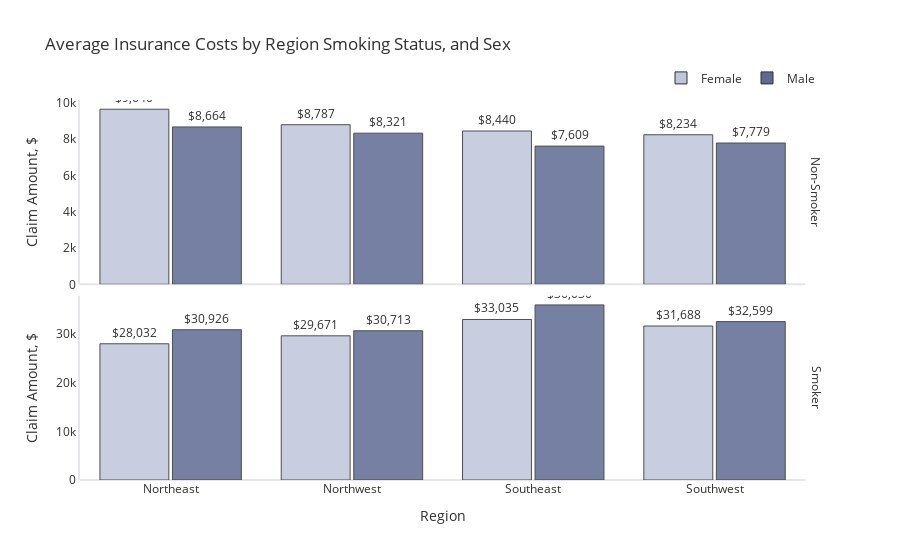

Notebook code cell kept with this figure:
### Markdown cell above
While claim amounts for non-smokers do not seem to correlate with BMI, for smokers, claim amounts seem to be positively correlated with a higher BMI.

### Code cell
plot_df = ins.groupby(['region','sex','smoker'])['charges'].mean()
plot_df = plot_df.rename('charges').reset_index()
fig = px.bar(plot_df, x='region', y='charges', color='sex', height=800,
             title="Average Insurance Costs by Region Smoking Status, and Sex",
             color_discrete_map={'Female': '#BFC5DA','Male': '#5D6A92'}, 
             facet_row='smoker', text='charges', opacity=0.85, barmode='group')
fig.update_traces(texttemplate='$%{text:,.0f}', textposition='outside', 
                  marker_line=dict(width=1, color='#303030'))
fig.layout.yaxis2.update(matches=None)
fig.for_each_annotation(lambda a: a.update(text=a.text.split("=")[-1]))
fig.update_xaxes(title="Region", row=1)
fig.update_yaxes(title="Claim Amount, $",  gridcolor='#E3E3E3', zeroline=True, zerolinewidth=2, 
                 showgrid=False, zerolinecolor='#E5E5EA',
                 showline=True, linecolor='#E5E5EA', linewidth=2)
fig.update_layout(font_color="#303030", paper_bgcolor="white", plot_bgcolor="white",
                  bargroupgap=0.05, bargap=0.2,
                  legend=dict(orientation="h", yanchor="bottom", y=1.02, xanchor="right", x=1, title=""))
fig.show()

### Figure 1 — Plotly figure (JSON) as saved in the notebook; plotly's stock layout.template omitted (floating-point values rounded to 4 significant figures)
{"data": [{"alignmentgroup": "True", "hovertemplate": "sex=Female<br>smoker=Non-Smoker<br>region=%{x}<br>charges=%{text}<extra></extra>", "legendgroup": "Female", "marker": {"color": "#BFC5DA", "line": {"color": "#303030", "width": 1}, "opacity": 0.85, "pattern": {"shape": ""}}, "name": "Female", "offsetgroup": "Female", "orientation": "v", "showlegend": true, "text": [9640.0, 8787.0, 8440.0, 8234.0], "textposition": "outside", "texttemplate": "$%{text:,.0f}", "type": "bar", "x": ["Northeast", "Northwest", "Southeast", "Southwest"], "xaxis": "x2", "y": [9640.0, 8787.0, 8440.0, 8234.0], "yaxis": "y2"}, {"alignmentgroup": "True", "hovertemplate": "sex=Female<br>smoker=Smoker<br>region=%{x}<br>charges=%{text}<extra></extra>", "legendgroup": "Female", "marker": {"color": "#BFC5DA", "line": {"color": "#303030", "width": 1}, "opacity": 0.85, "pattern": {"shape": ""}}, "name": "Female", "offsetgroup": "Female", "orientation": "v", "showlegend": false, "text": [28030.0, 29670.0, 33030.0, 31690.0], "textposition": "outside", "texttemplate": "$%{text:,.0f}", "type": "bar", "x": ["Northeast", "Northwest", "Southeast", "Southwest"], "xaxis": "x", "y": [28030.0, 29670.0, 33030.0, 31690.0], "yaxis": "y"}, {"alignmentgroup": "True", "hovertemplate": "sex=Male<br>smoker=Non-Smoker<br>region=%{x}<br>charges=%{text}<extra></extra>", "legendgroup": "Male", "marker": {"color": "#5D6A92", "line": {"color": "#303030", "width": 1}, "opacity": 0.85, "pattern": {"shape": ""}}, "name": "Male", "offsetgroup": "Male", "orientation": "v", "showlegend": true, "text": [8664.0, 8321.0, 7609.0, 7779.0], "textposition": "outside", "texttemplate": "$%{text:,.0f}", "type": "bar", "x": ["Northeast", "Northwest", "Southeast", "Southwest"], "xaxis": "x2", "y": [8664.0, 8321.0, 7609.0, 7779.0], "yaxis": "y2"}, {"alignmentgroup": "True", "hovertemplate": "sex=Male<br>smoker=Smoker<br>region=%{x}<br>charges=%{text}<extra></extra>", "legendgroup": "Male", "marker": {"color": "#5D6A92", "line": {"color": "#303030", "width": 1}, "opacity": 0.85, "pattern": {"shape": ""}}, "name": "Male", "offsetgroup": "Male", "orientation": "v", "showlegend": false, "text": [30930.0, 30710.0, 36030.0, 32600.0], "textposition": "outside", "texttemplate": "$%{text:,.0f}", "type": "bar", "x": ["Northeast", "Northwest", "Southeast", "Southwest"], "xaxis": "x", "y": [30930.0, 30710.0, 36030.0, 32600.0], "yaxis": "y"}], "layout": {"annotations": [{"font": {}, "showarrow": false, "text": "Smoker", "textangle": 90, "x": 0.98, "xanchor": "left", "xref": "paper", "y": 0.2425, "yanchor": "middle", "yref": "paper"}, {"font": {}, "showarrow": false, "text": "Non-Smoker", "textangle": 90, "x": 0.98, "xanchor": "left", "xref": "paper", "y": 0.7575, "yanchor": "middle", "yref": "paper"}], "autosize": true, "bargap": 0.2, "bargroupgap": 0.05, "barmode": "group", "font": {"color": "#303030"}, "legend": {"orientation": "h", "title": {"text": ""}, "tracegroupgap": 0, "x": 1, "xanchor": "right", "y": 1.02, "yanchor": "bottom"}, "paper_bgcolor": "white", "plot_bgcolor": "white", "title": {"text": "Average Insurance Costs by Region Smoking Status, and Sex"}, "xaxis": {"anchor": "y", "autorange": true, "domain": [0, 0.98], "range": [-0.5, 3.5], "title": {"text": "Region"}, "type": "category"}, "xaxis2": {"anchor": "y2", "autorange": true, "domain": [0, 0.98], "matches": "x", "range": [-0.5, 3.5], "showticklabels": false, "type": "category"}, "yaxis": {"anchor": "x", "autorange": true, "domain": [0, 0.485], "gridcolor": "#E3E3E3", "linecolor": "#E5E5EA", "linewidth": 2, "range": [0, 37930.0], "showgrid": false, "showline": true, "title": {"text": "Claim Amount, $"}, "type": "linear", "zeroline": true, "zerolinecolor": "#E5E5EA", "zerolinewidth": 2}, "yaxis2": {"anchor": "x2", "autorange": true, "domain": [0.515, 1], "gridcolor": "#E3E3E3", "linecolor": "#E5E5EA", "linewidth": 2, "range": [0, 10150.0], "showgrid": false, "showline": true, "title": {"text": "Claim Amount, $"}, "type": "linear", "zeroline": true, "zerolinecolor": "#E5E5EA", "zerolinewidth": 2}}}
